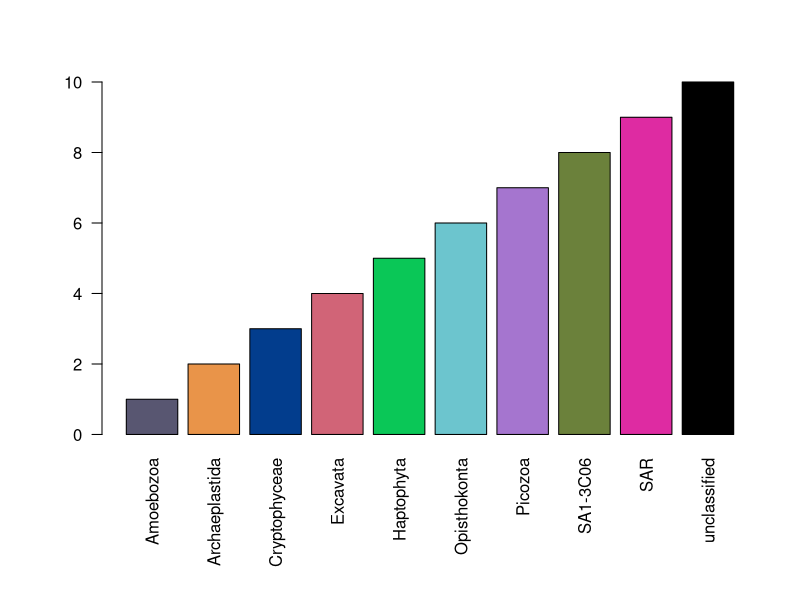
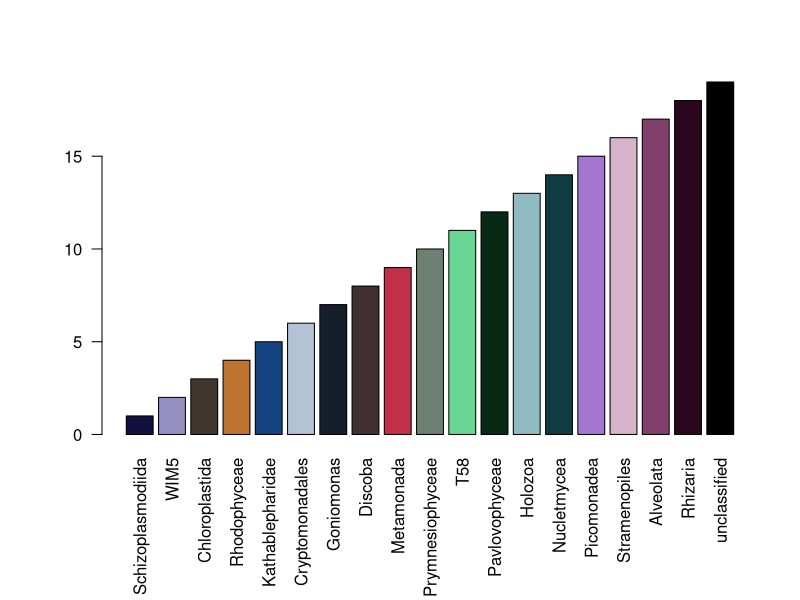

Write the R code that produced these figures, in order.
## ---- chunk 1
## idea to make an overall palette where the phyla will be vibrant dinstinct colours and then the orders will be distinct colours within that. 
library(caret)
library(colorspace)
## ---- chunk 2
split_up_taxonomy <- read.csv2("./Total_taxonomy_mapped.csv", col.names=c("header_id","otu_number","Domain","Phylum", "Class", "Order", "Family","Genus"))
## ---- chunk 3
split_up_taxonomy$Domain <- sub("\\(.{1,4}\\)", "", split_up_taxonomy$Domain)
split_up_taxonomy$Phylum <- sub("\\(.{1,4}\\)", "", split_up_taxonomy$Phylum)
split_up_taxonomy$Class <- sub("\\(.{1,4}\\)", "", split_up_taxonomy$Class)
split_up_taxonomy$Order <- sub("\\(.{1,4}\\)", "", split_up_taxonomy$Order)
split_up_taxonomy$Family <- sub("\\(.{1,4}\\)", "", split_up_taxonomy$Family)
split_up_taxonomy$Genus <- sub("\\(.{1,4}\\)", "", split_up_taxonomy$Genus)
split_up_taxonomy$Genus <- gsub(";", "", split_up_taxonomy$Genus)
## ---- chunk 4
split_up_taxonomy_euks <- droplevels(subset(split_up_taxonomy, Domain == "Eukaryota"))
sort(unique(split_up_taxonomy_euks$Phylum))
## ---- chunk 5
phyla_palette_euks <- c("#585671",
 "#E99449",
 "#023D8D",
 "#D16477",
 "#0AC757",
 "#6CC5CE",
 "#A575CF",
 "#6B813B",
 "#DE2BA2")
## ---- chunk 6
names(phyla_palette_euks) <- sort(unique(split_up_taxonomy_euks$Phylum))
 phyla_palette_euks <- c(phyla_palette_euks,"black")
 names(phyla_palette_euks)[length(phyla_palette_euks)] <- "unclassified"
phyla_palette_euks
## ---- chunk 7
par(oma=c(3,1,0,0)) ## so plots are not clipped
barplot(seq(length(phyla_palette_euks)), col=phyla_palette_euks, names.arg=names(phyla_palette_euks), las=2)
## ---- chunk 8
save(phyla_palette_euks, file = "./phyla_palette_euks.txt")
### To load it in uncomment this:
#load(file="./phyla_palette_euks.txt")
## ---- chunk 9
## This function can be used as a one-off to pick a group of colours from one phylum that is supplied, or it can be used as a loop to do it a bit more programmatically. 

pick_class_colours <- function (split_up_taxonomy, Phylum_name, phylum_colour) {
  split_up_taxonomy_specific <- droplevels(subset(split_up_taxonomy, Phylum == Phylum_name))
  ## remove unclassified since I would like all of them to be black. 
  split_up_taxonomy_specific <- droplevels(subset(split_up_taxonomy_specific, Class!="unclassified"))
  ## how many different classes did I find in this phylum?
  Count_class  <- length(unique(split_up_taxonomy_specific$Class))
  
  colour_vector <- c()
  
  ## if in the phylum I only found 1 class I will keep the same colour for the class as the phylum. 
  if (Count_class == 1){
    new_hex <- phylum_colour
    names(new_hex) <- sort(unique(split_up_taxonomy_specific$Class))
    colour_vector <- c(colour_vector,new_hex)
    }
  ## otherwise let's pick a bunch of related colours (of the same hue):
  else if (Count_class > 1) {
    ## convert the colour to HSV
    ## from a hex code this gives the hue, saturation and value of the colours.
    ## see first pdf mentioned in resources for a nice diagram that I found helpful for understanding this.
    phylum_col_HSV <- as(hex2RGB(phylum_colour), "HSV")
    
    ## use kmeans() with the number of class found to try to maximize the colour space used 
    ## (i.e. get the most different colours).
    ## do this for both saturation and value. 
    col_sat <- kmeans(0:100, centers = Count_class, nstart = 3, iter.max = 100)
    col_value <- kmeans(0:100, centers = Count_class, nstart = 3, iter.max = 100)
    
    ## copy the old colour
    new_col_HSV <- phylum_col_HSV
    
    for (i in seq(Count_class)){
      new_col_HSV@coords[2] <- col_sat$centers[i]/100  ## divided by 100 because kmeans won't work with 0:1, but does with 0:100
      new_col_HSV@coords[3] <- col_value$centers[i]/100  ## divided by 100 because kmeans won't work with 0:1, but does with 0:100
      new_hex <- hex(new_col_HSV)
      colour_vector <- c(colour_vector,new_hex)
      }
    
    names(colour_vector) <- unique(split_up_taxonomy_specific$Class)
    
    }
  return(colour_vector)
  }
## ---- chunk 10
class_palette_euks <- c()
for (x in seq(length(unique(split_up_taxonomy_euks$Phylum)))){
  colours_by_ind_class <- pick_class_colours(split_up_taxonomy_euks, names(phyla_palette_euks[x]),phyla_palette_euks[x])
  class_palette_euks <- c(class_palette_euks,colours_by_ind_class)
}

## make anything unclassified black
class_palette_euks <- c(class_palette_euks,"black")
names(class_palette_euks)[length(class_palette_euks)] <- "unclassified"
class_palette_euks
## ---- chunk 11
par(oma=c(3,1,0,0)) ## so plots are not clipped
barplot(seq(length(class_palette_euks)), col=class_palette_euks,names.arg=names(class_palette_euks), las=2)
## ---- chunk 12
save(class_palette_euks, file = "./class_palette_euks.txt")
## load(file="./class_palette_euks.txt")
